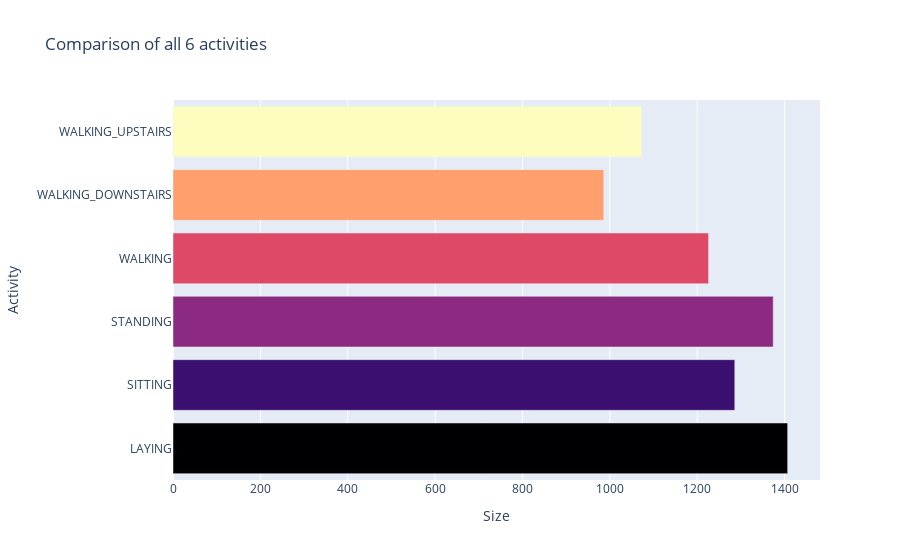

Notebook code cell kept with this figure:
### Markdown cell above
<h3><li> Checking for data imbalancement </li></h3>

### Code cell
# Plotting data
# px.pie(train_data,names='Activity',title='Smartphone Activity Distribution')
label_counts = training_data['ActivityType'].groupby(training_data['ActivityType']).size()

n = label_counts.shape[0]
colormap = get_cmap('magma')
colors = [rgb2hex(colormap(col)) for col in np.arange(0, 1.01, 1/(n-1))]

data = go.Bar(y = label_counts.index,
              x = label_counts,
              marker = dict(color = colors), orientation='h')

layout = go.Layout(title = 'Comparison of all 6 activities',
                   yaxis = dict(title = 'Activity'),
                   xaxis = dict(title = 'Size'))

fig = go.Figure(data=[data], layout=layout)
iplot(fig)

### Figure 1 — Plotly figure (JSON) as saved in the notebook; plotly's stock layout.template omitted (floating-point values rounded to 4 significant figures)
{"data": [{"marker": {"color": ["#000004", "#3b0f70", "#8c2981", "#de4968", "#fe9f6d", "#fcfdbf"]}, "orientation": "h", "type": "bar", "x": [1407, 1286, 1374, 1226, 986, 1073], "y": ["LAYING", "SITTING", "STANDING", "WALKING", "WALKING_DOWNSTAIRS", "WALKING_UPSTAIRS"]}], "layout": {"title": {"text": "Comparison of all 6 activities"}, "xaxis": {"title": {"text": "Size"}}, "yaxis": {"title": {"text": "Activity"}}}}
